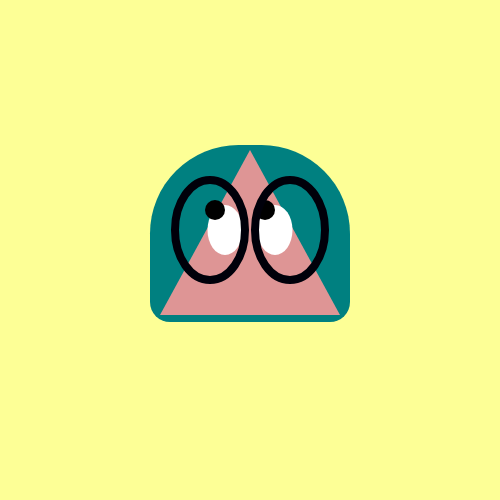
Frame 1 (no input)
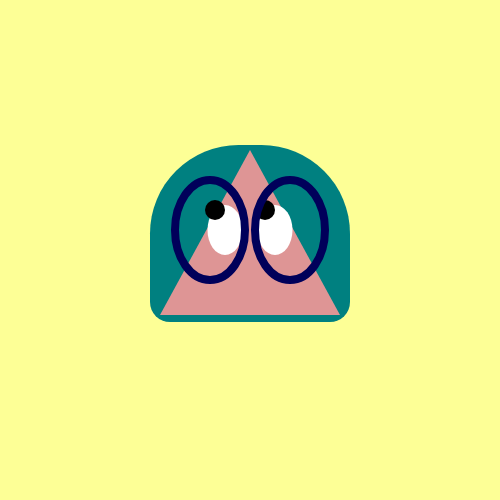
Frame 60 (no input)
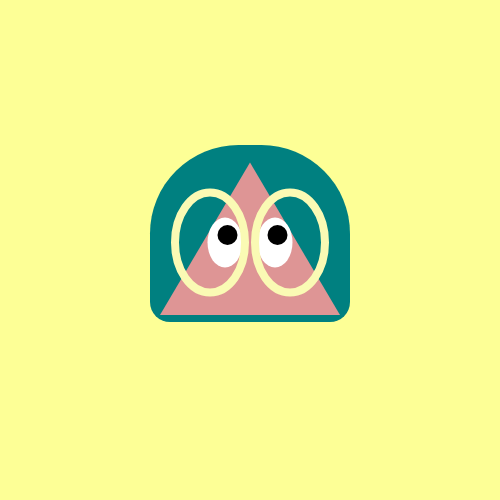
Frame 120 (the mouse pressed at the canvas centre since frame 60)

The p5.js sketch that drew these frames (run headless with seeded random() and noise() and a simulated clock; from frame 60 on, the mouse is pressed at the canvas centre):

// p5.js sketch
// ── sketch.js
let x;
function setup() {
  createCanvas(500, 500,);
  x = 0
}

function draw() {
  background(253, 255, 150);
  noStroke();
  fill(0, 128, 128);
  rect(150, 145, 200, 177, 120, 120, 20, 20) //hair
  fill(222, 149, 149);
  triangle(250, 150 + mouseY / 20, 340, 315, 160, 315); //face
  fill(255, 255, 255);
  ellipse(225, 230 + mouseY / 20, 35, 50); //eye1
  ellipse(275, 230 + mouseY / 20, 35, 50); //eye2
  fill(0, 0, 0);
  ellipse(215 + mouseX / 20, 210 + mouseY / 10, 20, 20); //pupil1
  ellipse(265 + mouseX / 20, 210 + mouseY / 10, 20, 20); //pupil2
  strokeWeight(5);
  stroke(0, 0, 0);

  if (mouseY > height / 2) {
    noFill();
    rect(177, 180 + mouseY / 20, 70, 100, 20, 20, 20, 20) //chashma1
    rect(255, 180 + mouseY / 20, 70, 100, 20, 20, 20, 20) //chashma
  } else {
    noFill();
    stroke(mouseX, mouseY, frameCount*10%255);
    strokeWeight(8)
    ellipse(210, 230 + mouseY / 20, 70, 100) //chashma1
    ellipse(290, 230 + mouseY / 20, 70, 100) //chashma
  }
}
